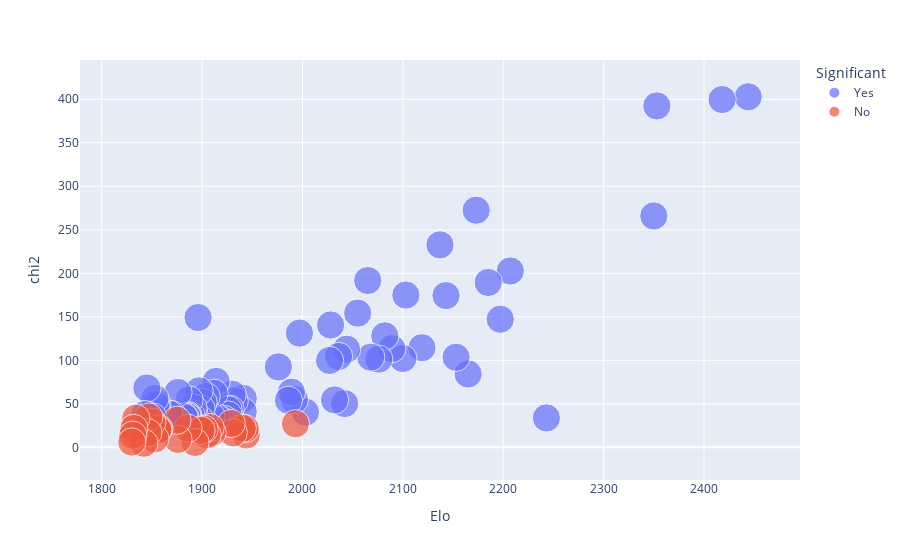

This figure's notebook cell:
### Code cell
fig = px.scatter(strks_pts, x='Elo', y='chi2', color='Significant',
                    hover_data=['name'], size=np.repeat(5,101))
fig.show()

### Figure 1 — Plotly figure (JSON) as saved in the notebook; plotly's stock layout.template omitted (floating-point values rounded to 4 significant figures)
{"data": [{"customdata": [["Roger Federer"], ["Novak Djokovic"], ["Andy Murray"], ["Rafael Nadal"], ["Juan Martin Del Potro"], ["Stan Wawrinka"], ["Grigor Dimitrov"], ["Kei Nishikori"], ["Milos Raonic"], ["David Goffin"], ["Alexander Zverev"], ["Marin Cilic"], ["Tomas Berdych"], ["Jo Wilfried Tsonga"], ["Nick Kyrgios"], ["Roberto Bautista Agut"], ["Gael Monfils"], ["Dominic Thiem"], ["Jack Sock"], ["Richard Gasquet"], ["John Isner"], ["Kevin Anderson"], ["Gilles Muller"], ["Philipp Kohlschreiber"], ["Lucas Pouille"], ["Fabio Fognini"], ["Sam Querrey"], ["David Ferrer"], ["Adrian Mannarino"], ["Feliciano Lopez"], ["Pablo Carreno Busta"], ["Alexandr Dolgopolov"], ["Fernando Verdasco"], ["Steve Johnson"], ["Marcos Baghdatis"], ["Kyle Edmund"], ["Julien Benneteau"], ["Nicolas Almagro"], ["Borna Coric"], ["Andrey Rublev"], ["Radek Stepanek"], ["Juan Monaco"], ["Pablo Cuevas"], ["Gilles Simon"], ["Robin Haase"], ["Donald Young"], ["Jan Lennard Struff"], ["Andreas Seppi"], ["Steve Darcis"], ["Andrey Kuznetsov"], ["Jerzy Janowicz"], ["Denis Istomin"], ["Karen Khachanov"], ["Ivo Karlovic"], ["Benoit Paire"], ["Jeremy Chardy"], ["Nicolas Mahut"], ["Tommy Robredo"], ["Jiri Vesely"], ["Daniel Evans"], ["Aljaz Bedene"], ["John Millman"], ["Mikhail Kukushkin"], ["Bernard Tomic"], ["Horacio Zeballos"], ["Ernests Gulbis"], ["Dudi Sela"], ["Dustin Brown"], ["Lukas Rosol"], ["Dusan Lajovic"], ["Vasek Pospisil"], ["Sergiy Stakhovsky"]], "hovertemplate": "Significant=Yes<br>Elo=%{x}<br>chi2=%{y}<br>size=%{marker.size}<br>name=%{customdata[0]}<extra></extra>", "legendgroup": "Yes", "marker": {"color": "#636efa", "size": [5, 5, 5, 5, 5, 5, 5, 5, 5, 5, 5, 5, 5, 5, 5, 5, 5, 5, 5, 5, 5, 5, 5, 5, 5, 5, 5, 5, 5, 5, 5, 5, 5, 5, 5, 5, 5, 5, 5, 5, 5, 5, 5, 5, 5, 5, 5, 5, 5, 5, 5, 5, 5, 5, 5, 5, 5, 5, 5, 5, 5, 5, 5, 5, 5, 5, 5, 5, 5, 5, 5, 5], "sizemode": "area", "sizeref": 0.0125, "symbol": "circle"}, "mode": "markers", "name": "Yes", "orientation": "v", "showlegend": true, "type": "scatter", "x": [2444, 2418, 2353, 2350, 2243, 2207, 2197, 2185, 2173, 2165, 2153, 2143, 2137, 2119, 2103, 2100, 2089, 2082, 2076, 2068, 2065, 2055, 2044, 2042, 2036, 2032, 2028, 2027, 2003, 1997, 1992, 1989, 1986, 1976, 1941, 1941, 1932, 1930, 1928, 1926, 1926, 1922, 1920, 1914, 1914, 1912, 1909, 1904, 1902, 1901, 1899, 1897, 1897, 1896, 1892, 1891, 1889, 1887, 1886, 1886, 1885, 1883, 1882, 1876, 1870, 1867, 1855, 1854, 1853, 1851, 1845, 1843], "xaxis": "x", "y": [402.8, 399.7, 392.3, 265.9, 33.83, 202.7, 147.2, 189.5, 272.5, 84.34, 103.5, 174.4, 232.7, 114.5, 175.0, 102.1, 113.4, 128.1, 101.4, 103.6, 191.7, 154.2, 112.8, 50.28, 104.5, 54.52, 140.6, 99.85, 40.48, 131.3, 54.86, 63.38, 54.15, 92.46, 56.25, 41.13, 53.29, 61.05, 43.73, 43.13, 37.15, 32.14, 30.42, 75.82, 34.67, 62.15, 35.61, 58.55, 28.89, 51.68, 44.1, 64.93, 33.0, 149.2, 38.2, 45.49, 36.43, 54.48, 36.53, 34.85, 35.39, 34.67, 34.58, 63.06, 37.52, 38.23, 49.94, 48.35, 56.35, 34.8, 68.21, 37.74], "yaxis": "y"}, {"customdata": [["Diego Sebastian Schwartzman"], ["Damir Dzumhur"], ["Albert Ramos"], ["Hyeon Chung"], ["Leonardo Mayer"], ["Mischa Zverev"], ["Viktor Troicki"], ["Federico Delbonis"], ["Ryan Harrison"], ["Yuichi Sugita"], ["Jared Donaldson"], ["Florian Mayer"], ["Peter Gojowczyk"], ["Guido Pella"], ["Yoshihito Nishioka"], ["Denis Shapovalov"], ["Daniil Medvedev"], ["Simone Bolelli"], ["Martin Klizan"], ["Taylor Harry Fritz"], ["Marton Fucsovics"], ["Ruben Bemelmans"], ["Nikoloz Basilashvili"], ["Darian King"], ["Filip Krajinovic"], ["Thomaz Bellucci"], ["Yen Hsun Lu"], ["Tommy Haas"], ["Andrej Martin"]], "hovertemplate": "Significant=No<br>Elo=%{x}<br>chi2=%{y}<br>size=%{marker.size}<br>name=%{customdata[0]}<extra></extra>", "legendgroup": "No", "marker": {"color": "#EF553B", "size": [5, 5, 5, 5, 5, 5, 5, 5, 5, 5, 5, 5, 5, 5, 5, 5, 5, 5, 5, 5, 5, 5, 5, 5, 5, 5, 5, 5, 5], "sizemode": "area", "sizeref": 0.0125, "symbol": "circle"}, "mode": "markers", "name": "No", "orientation": "v", "showlegend": true, "type": "scatter", "x": [2019, 1993, 1944, 1943, 1940, 1931, 1929, 1910, 1908, 1905, 1902, 1899, 1893, 1886, 1876, 1875, 1857, 1856, 1856, 1854, 1853, 1850, 1847, 1846, 1842, 1834, 1832, 1831, 1830], "xaxis": "x", "y": [null, 27.16, 14.26, 21.55, 21.92, 16.68, 27.44, 17.27, 22.73, 14.57, 20.88, 19.58, 5.627, 22.02, 9.171, 31.15, 21.65, 20.76, 20.2, null, 9.795, 28.88, 34.81, 16.91, 4.8, 33.43, 21.78, 14.02, 6.137], "yaxis": "y"}], "layout": {"legend": {"itemsizing": "constant", "title": {"text": "Significant"}, "tracegroupgap": 0}, "margin": {"t": 60}, "xaxis": {"anchor": "y", "domain": [0, 1], "title": {"text": "Elo"}}, "yaxis": {"anchor": "x", "domain": [0, 1], "title": {"text": "chi2"}}}}
